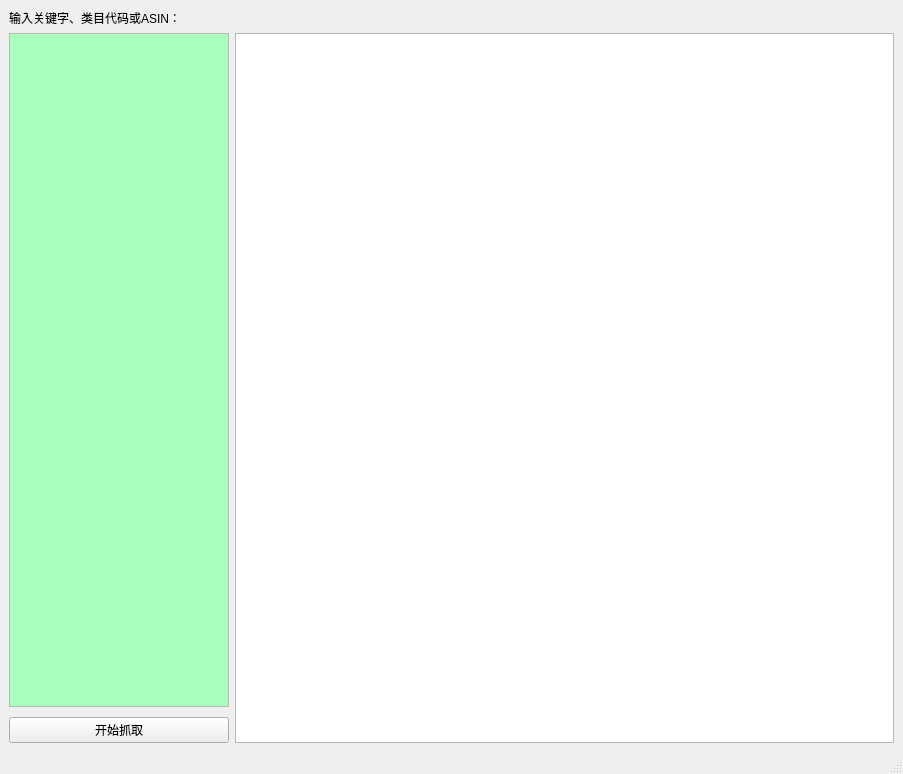
<?xml version="1.0" encoding="UTF-8"?>
<ui version="4.0">
 <class>MainWindow</class>
 <widget class="QMainWindow" name="MainWindow">
  <property name="geometry">
   <rect>
    <x>0</x>
    <y>0</y>
    <width>903</width>
    <height>774</height>
   </rect>
  </property>
  <property name="windowTitle">
   <string>MainWindow</string>
  </property>
  <property name="layoutDirection">
   <enum>Qt::LeftToRight</enum>
  </property>
  <widget class="QWidget" name="centralwidget">
   <layout class="QVBoxLayout" name="verticalLayout_2">
    <item>
     <widget class="QLabel" name="label">
      <property name="text">
       <string>输入关键字、类目代码或ASIN：</string>
      </property>
     </widget>
    </item>
    <item>
     <layout class="QHBoxLayout" name="horizontalLayout" stretch="1,3">
      <item>
       <layout class="QVBoxLayout" name="verticalLayout" stretch="0,0">
        <property name="spacing">
         <number>10</number>
        </property>
        <item>
         <widget class="QTextEdit" name="textEdit">
          <property name="palette">
           <palette>
            <active>
             <colorrole role="Base">
              <brush brushstyle="SolidPattern">
               <color alpha="255">
                <red>169</red>
                <green>255</green>
                <blue>189</blue>
               </color>
              </brush>
             </colorrole>
            </active>
            <inactive>
             <colorrole role="Base">
              <brush brushstyle="SolidPattern">
               <color alpha="255">
                <red>169</red>
                <green>255</green>
                <blue>189</blue>
               </color>
              </brush>
             </colorrole>
            </inactive>
            <disabled>
             <colorrole role="Base">
              <brush brushstyle="SolidPattern">
               <color alpha="255">
                <red>240</red>
                <green>240</green>
                <blue>240</blue>
               </color>
              </brush>
             </colorrole>
            </disabled>
           </palette>
          </property>
          <property name="layoutDirection">
           <enum>Qt::LeftToRight</enum>
          </property>
         </widget>
        </item>
        <item>
         <widget class="QPushButton" name="pushButton">
          <property name="text">
           <string>开始抓取</string>
          </property>
         </widget>
        </item>
       </layout>
      </item>
      <item>
       <widget class="QTextBrowser" name="textBrowser"/>
      </item>
     </layout>
    </item>
   </layout>
  </widget>
  <widget class="QMenuBar" name="menubar">
   <property name="geometry">
    <rect>
     <x>0</x>
     <y>0</y>
     <width>903</width>
     <height>37</height>
    </rect>
   </property>
  </widget>
  <widget class="QStatusBar" name="statusbar"/>
 </widget>
 <resources/>
 <connections/>
</ui>
